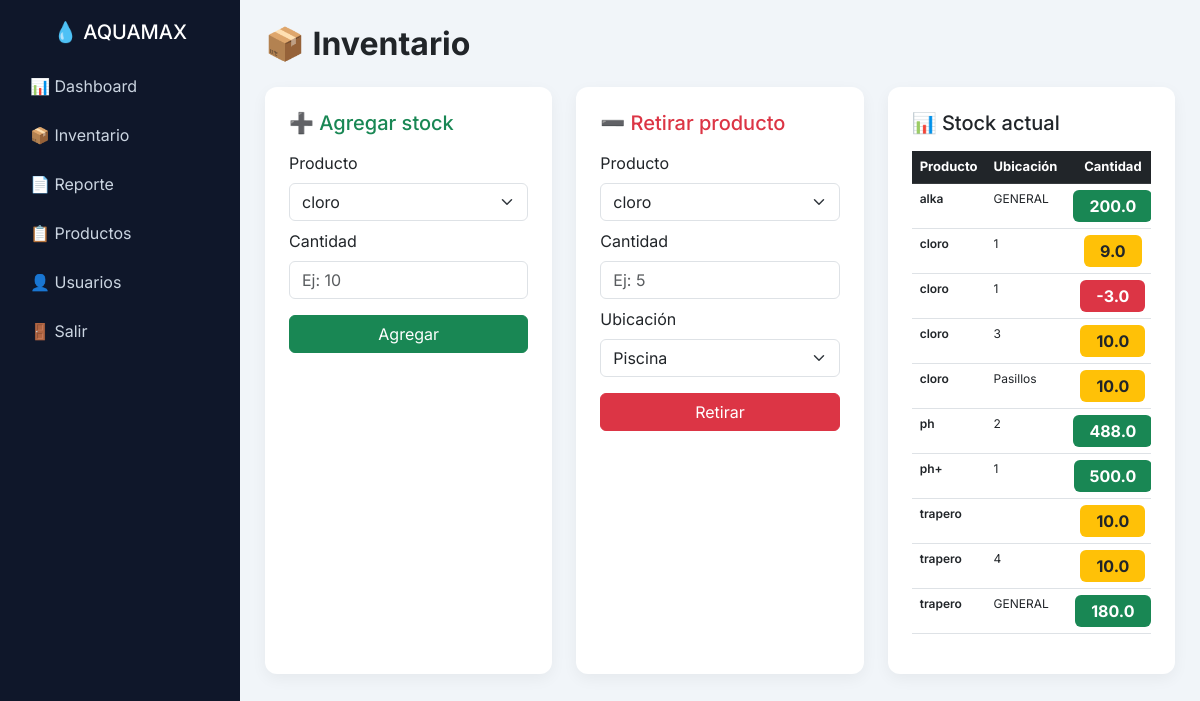
The app's page /inventario (signed in), older data.
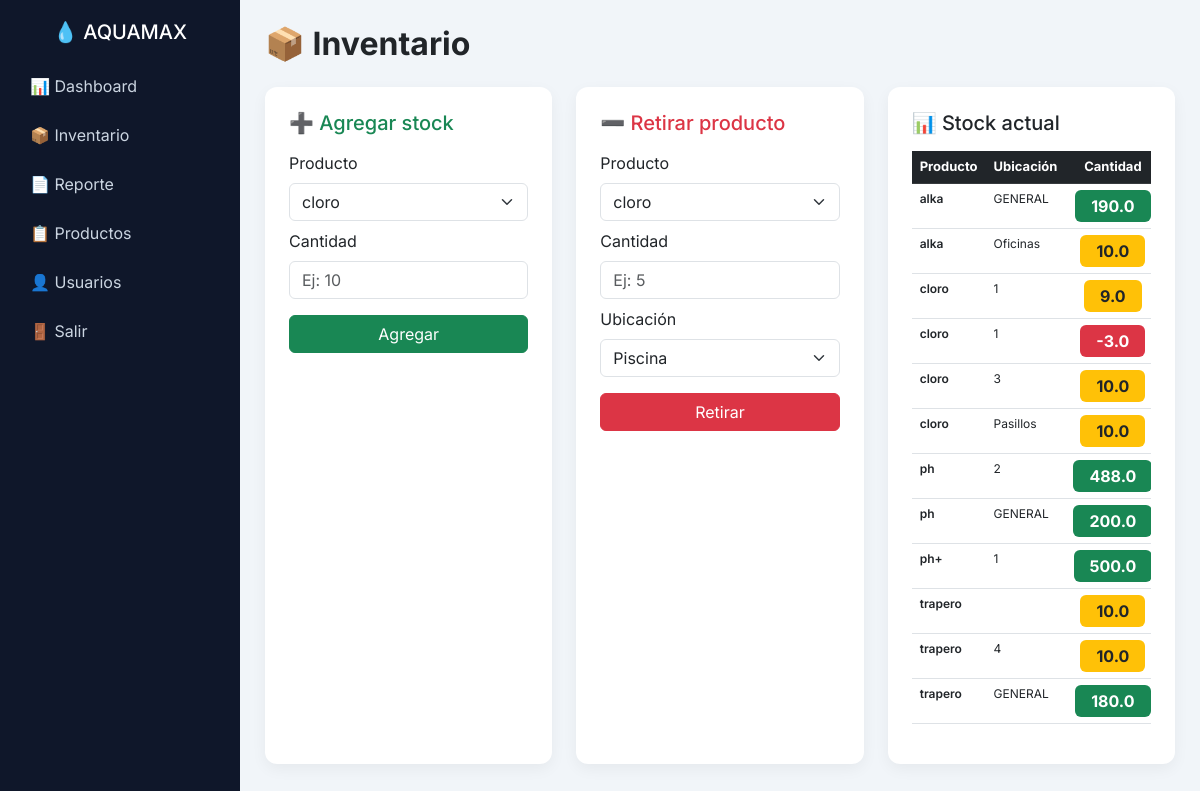
The same page, newer data.
### tables this page shows
CREATE TABLE inventario (
        id TEXT,
        producto TEXT,
        tipo TEXT,
        cantidad REAL,
        piscina TEXT,
        fecha TEXT,
        usuario TEXT
    );

### routes/inventario.py (the view, shortened to what this page needs)
@inventario_bp.route("/inventario", methods=["GET","POST"])
@login_required
def inventario():
    conn = conectar()
    cursor = conn.cursor()
    cursor.execute("SELECT nombre FROM productos")
    productos = cursor.fetchall()
    cursor.execute("""
        SELECT producto, piscina, SUM(cantidad), usuario
        FROM inventario
        GROUP BY producto, piscina, usuario
        """)
    stock_actual = cursor.fetchall()
    if session.get("rol") == "admin":
        cursor.execute("SELECT * FROM inventario")
    else:
        cursor.execute("SELECT * FROM inventario WHERE usuario=?", (session["user"],))
    datos = cursor.fetchall()
    conn.close()
    return render_template(
        "inventario.html",
        datos=datos,
        stock_actual=stock_actual,
        productos=productos
    )

### database/db.py (called while the page is built)
def conectar():
    return sqlite3.connect("aquamax.db")

### routes/utils.py (called while the page is built)
def login_required(f):
    @wraps(f)
    def decorated(*args, **kwargs):
        if "user" not in session:
            return redirect("/")
        return f(*args, **kwargs)
    return decorated

### templates/inventario.html (shortened to what this page needs)
{% extends "base.html" %}
{% block content %}
<h2 class="mb-4 fw-bold">📦 Inventario</h2>
<div class="row g-4">
{% if session.get("rol") == "admin" %}
<div class="col-lg-4 col-md-6 col-12">
<div class="card p-4 h-100">
<h5 class="text-success mb-3">➕ Agregar stock</h5>
<form method="post">
<label class="form-label">Producto</label>
<select name="producto" class="form-select mb-2">
{% for p in productos %}
<option>{{p[0]}}</option>
{% endfor %}
</select>
<label class="form-label">Cantidad</label>
<input name="cantidad" class="form-control mb-3" placeholder="Ej: 10">
<button class="btn btn-success w-100">Agregar</button>
</form>
</div>
</div>
{% endif %}
<div class="col-lg-4 col-md-6 col-12">
<div class="card p-4 h-100">
<h5 class="text-danger mb-3">➖ Retirar producto</h5>
<form action="/salida" method="post">
<label class="form-label">Producto</label>
<select name="producto" class="form-select mb-2">
{% for p in productos %}
<option>{{p[0]}}</option>
{% endfor %}
</select>
<label class="form-label">Cantidad</label>
<input name="cantidad" class="form-control mb-2" placeholder="Ej: 5">
<label class="form-label">Ubicación</label>
<select name="ubicacion" class="form-select mb-3">
<option value="Piscina">Piscina</option>
</select>
<button class="btn btn-danger w-100">Retirar</button>
</form>
</div>
</div>
<div class="col-lg-4 col-12">
<div class="card p-4 h-100">
<h5 class="mb-3">📊 Stock actual</h5>
<div class="table-responsive">
<table class="table table-hover tabla-pro">
<thead class="table-dark">
<tr>
<th>Producto</th>
<th>Ubicación</th>
<th class="text-center">Cantidad</th>
</tr>
</thead>
<tbody>
{% for s in stock_actual %}
<tr>
<td class="fw-semibold">{{s[0]}}</td>
<td>{{s[1]}}</td>
<td class="text-center">
{% if s[2] <= 5 %}
<span class="badge bg-danger fs-6 px-3 py-2">
{{s[2]}}
</span>
{% elif s[2] <= 15 %}
<span class="badge bg-warning text-dark fs-6 px-3 py-2">
{{s[2]}}
</span>
{% else %}
<span class="badge bg-success fs-6 px-3 py-2">
{{s[2]}}
</span>
{% endif %}
</td>
</tr>
{% endfor %}
</tbody>
</table>
</div>
</div>
</div>
</div>
{% endblock %}

Row changes from the older to the newer data that the page shows:
changed inventario (number 1 of 8 on the later page): cantidad "200.0" → "190.0"
added inventario: producto "alka", piscina "Oficinas", cantidad "10.0"
added inventario: producto "ph", piscina "GENERAL", cantidad "200.0"
